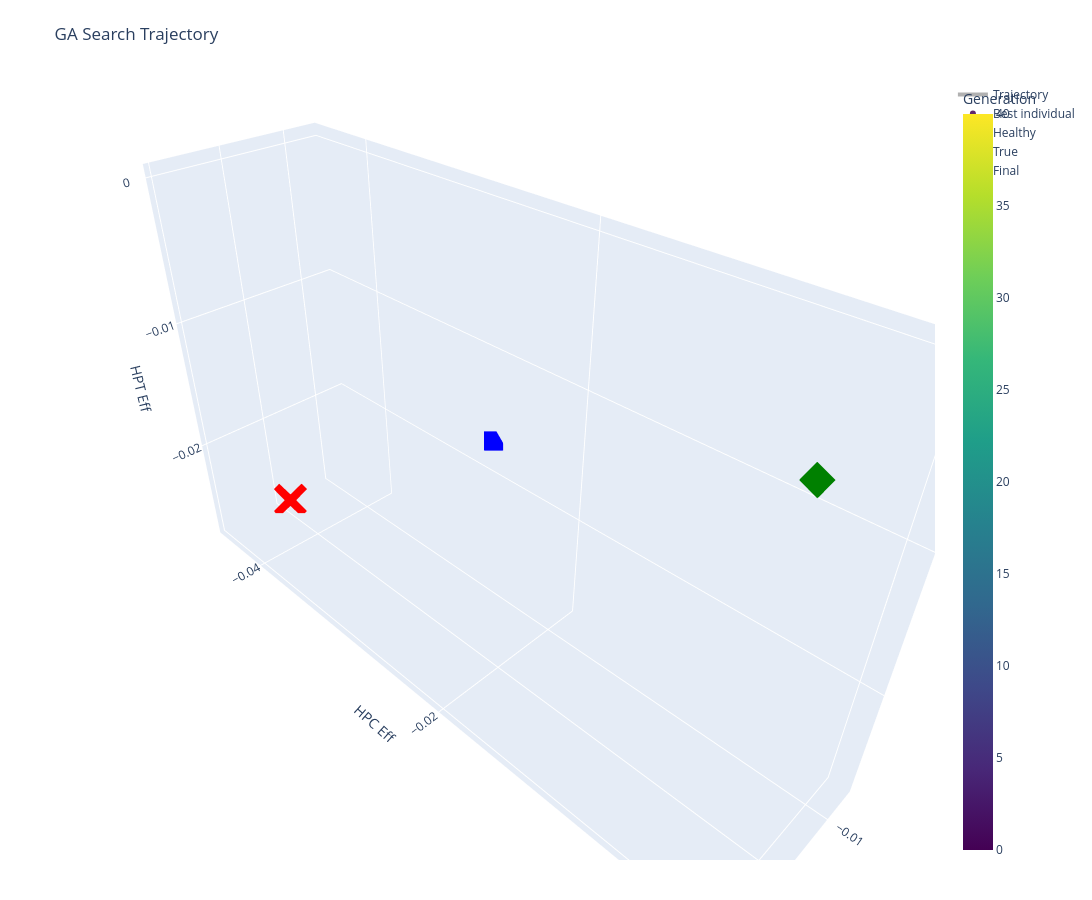
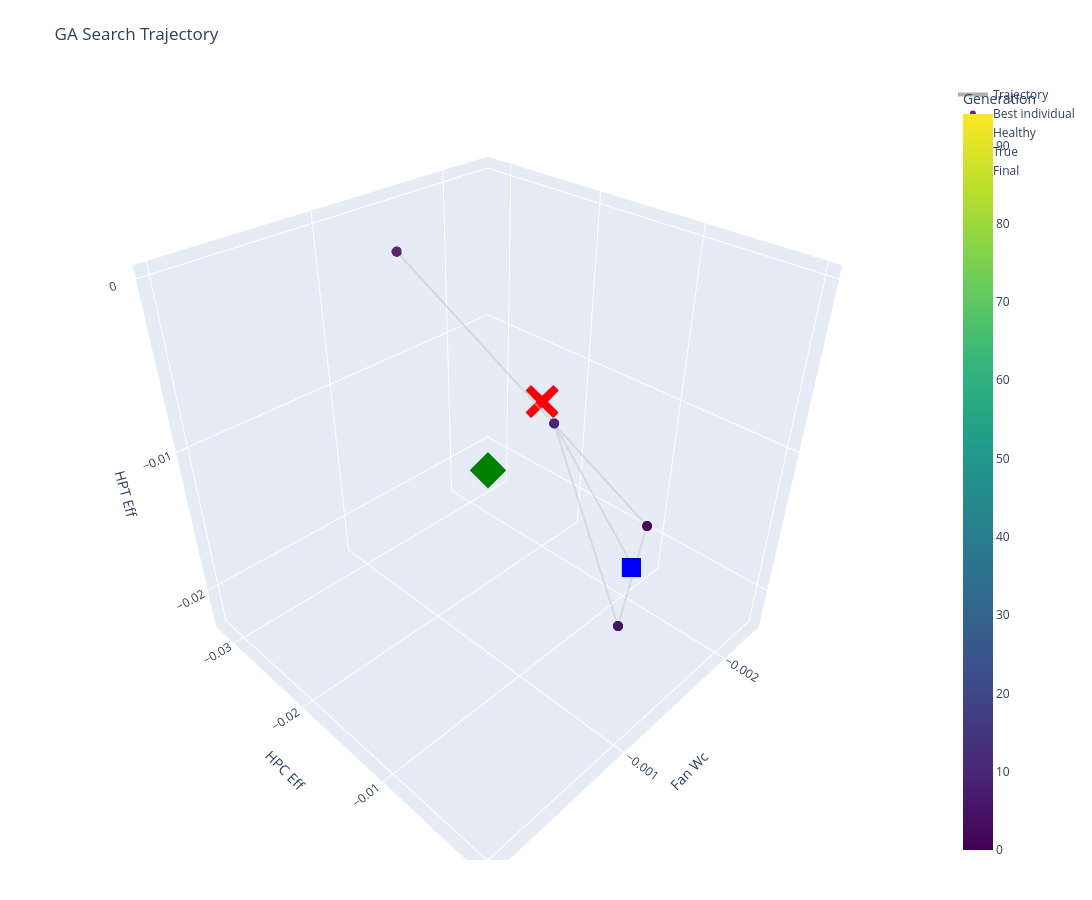
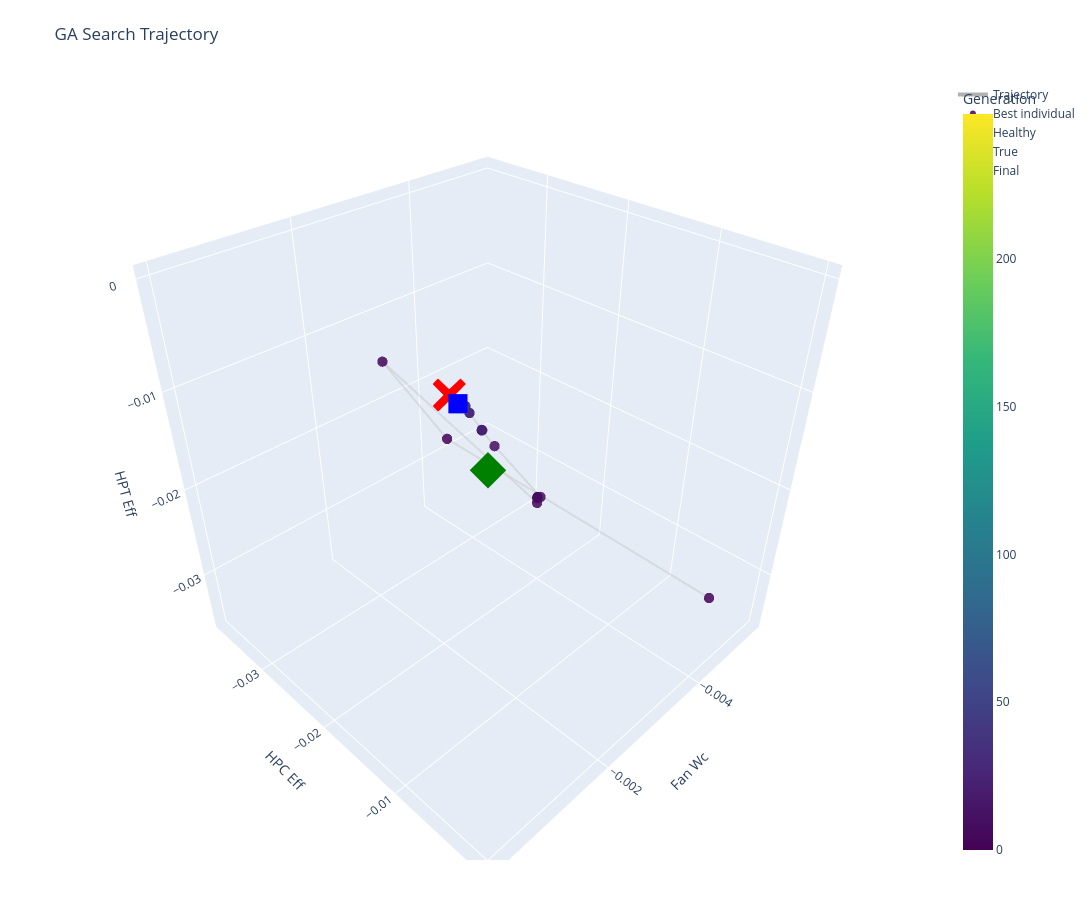
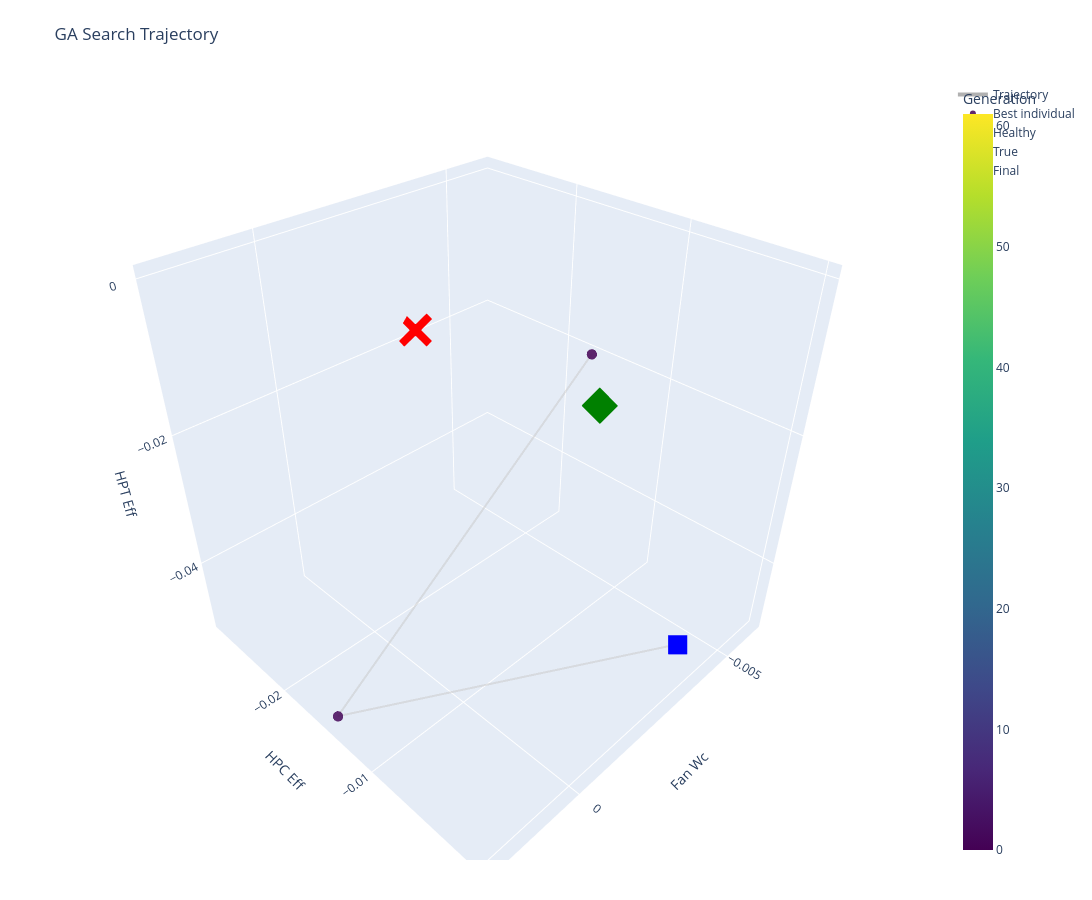

Notebook source saved alongside these figures, in order:
### Markdown cell above
---
## 3. Run All Experiments

Single measurement estimation + Ablation study

### Code cell
%%time
# Run all experiments
output_dir, summary_df = run_all_experiments(
    df_clean=df_clean,
    df_noisy=df_noisy,
    n_test_rows=N_TEST_ROWS,
    row_to_use =ROW_TO_USE ,
    
    output_base_dir=OUTPUT_BASE_DIR
)
